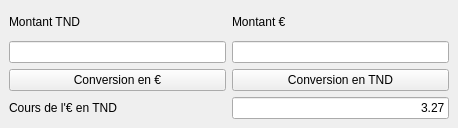
<?xml version="1.0" encoding="UTF-8"?>
<ui version="4.0">
 <class>MainWindow</class>
 <widget class="QMainWindow" name="MainWindow">
  <property name="geometry">
   <rect>
    <x>0</x>
    <y>0</y>
    <width>458</width>
    <height>128</height>
   </rect>
  </property>
  <property name="windowTitle">
   <string>Convertisseur de Devises</string>
  </property>
  <widget class="QWidget" name="centralwidget">
   <layout class="QGridLayout" name="gridLayout">
    <item row="0" column="0">
     <widget class="QLabel" name="lbl_tnd">
      <property name="text">
       <string>Montant TND</string>
      </property>
     </widget>
    </item>
    <item row="2" column="1">
     <widget class="QPushButton" name="btn_tnd">
      <property name="text">
       <string>Conversion en TND</string>
      </property>
     </widget>
    </item>
    <item row="1" column="0">
     <widget class="QLineEdit" name="txt_tnd">
      <property name="alignment">
       <set>Qt::AlignRight|Qt::AlignTrailing|Qt::AlignVCenter</set>
      </property>
     </widget>
    </item>
    <item row="0" column="1">
     <widget class="QLabel" name="lbl_euro">
      <property name="text">
       <string>Montant €</string>
      </property>
     </widget>
    </item>
    <item row="1" column="1">
     <widget class="QLineEdit" name="txt_euro">
      <property name="alignment">
       <set>Qt::AlignRight|Qt::AlignTrailing|Qt::AlignVCenter</set>
      </property>
     </widget>
    </item>
    <item row="2" column="0">
     <widget class="QPushButton" name="btn_euro">
      <property name="text">
       <string>Conversion en €</string>
      </property>
     </widget>
    </item>
    <item row="3" column="0">
     <widget class="QLabel" name="lbl_prix_euro">
      <property name="text">
       <string>Cours de l'€ en TND</string>
      </property>
     </widget>
    </item>
    <item row="3" column="1">
     <widget class="QLineEdit" name="txt_prix_euro">
      <property name="text">
       <string>3.27</string>
      </property>
      <property name="alignment">
       <set>Qt::AlignRight|Qt::AlignTrailing|Qt::AlignVCenter</set>
      </property>
     </widget>
    </item>
   </layout>
  </widget>
 </widget>
 <resources/>
 <connections/>
</ui>
